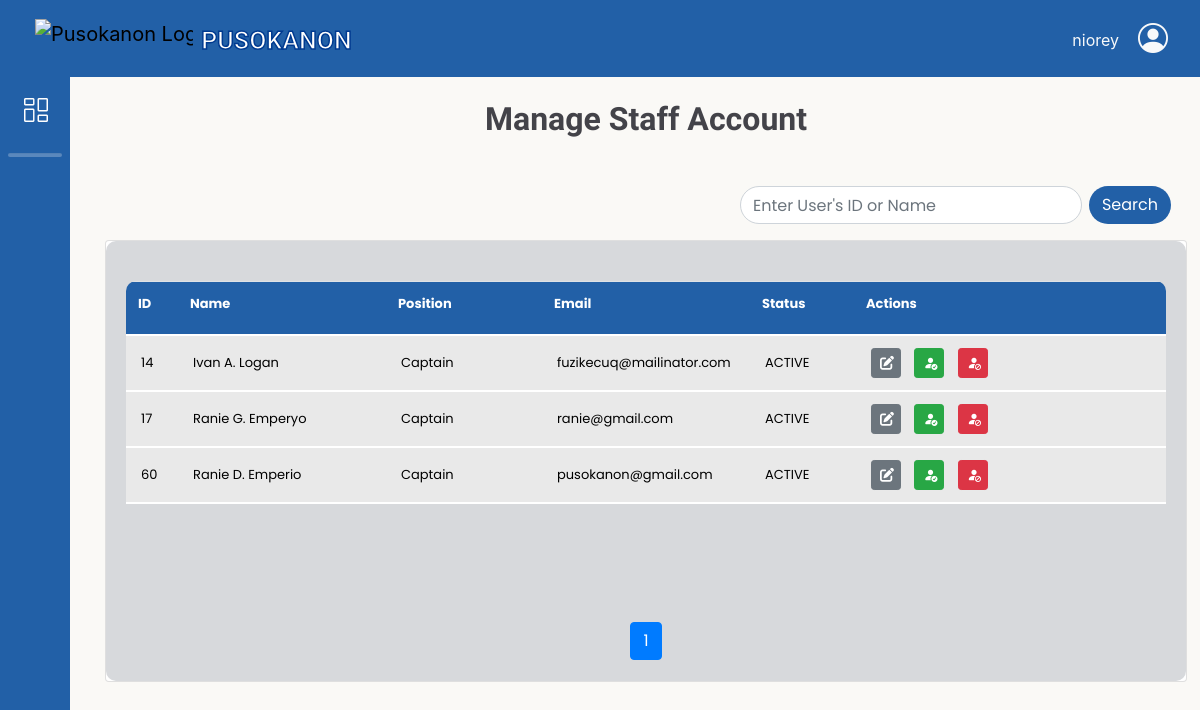
/adminbejo/manage_staff_account.php (signed in), run on an earlier commit of the app's database.
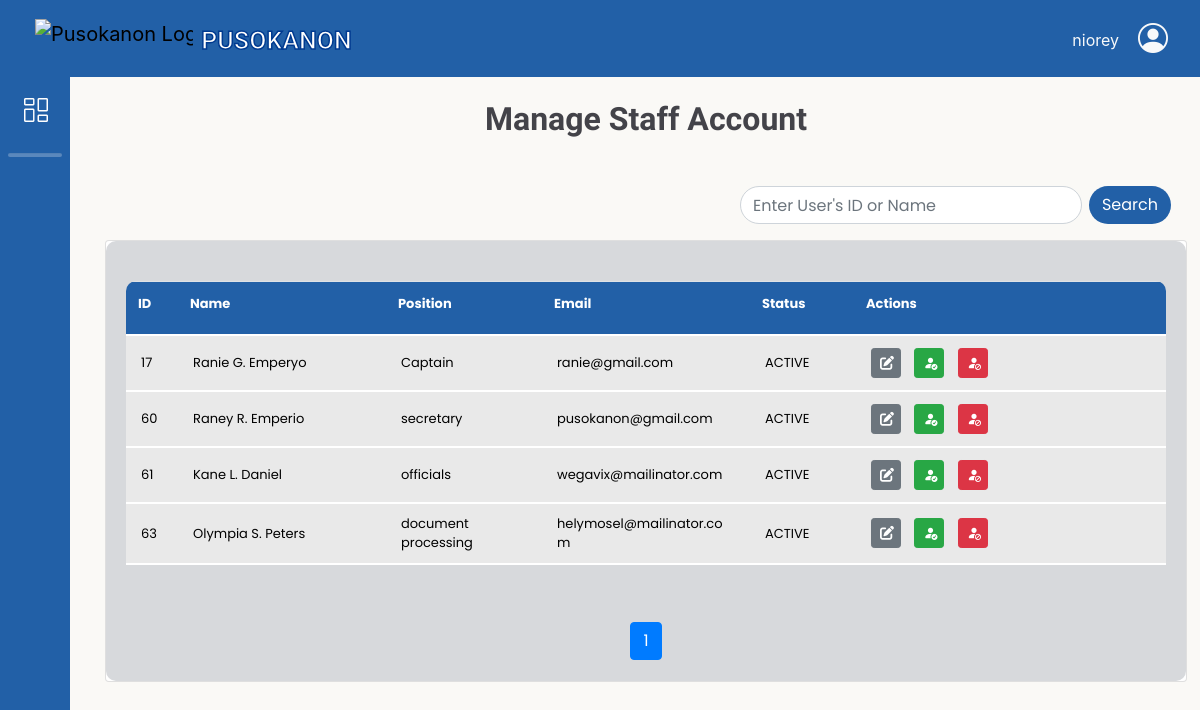
And on a later commit of the database.
### tables this page shows
CREATE TABLE `barangay_staff` (
  `staff_id` int(11) NOT NULL,
  `staff_fname` varchar(50) NOT NULL,
  `staff_lname` varchar(50) NOT NULL,
  `staff_midname` varchar(50) NOT NULL,
  `staff_suffix` varchar(20) DEFAULT NULL,
  `birth_date` date NOT NULL,
  `gender` varchar(20) NOT NULL,
  `contact_no` varchar(20) NOT NULL,
  `userRole_id` int(11) NOT NULL,
  `staff_email` varchar(100) NOT NULL,
  `user_name` varchar(100) NOT NULL,
  `staff_password` varchar(100) NOT NULL,
  `status` varchar(20) NOT NULL
);

CREATE TABLE `account_role` (
  `userRole_id` int(11) NOT NULL,
  `role_definition` varchar(50) NOT NULL
);

### db/DBconn.php (called while the page is built, shortened)
<?php
function decryptData($data){
	return openssl_decrypt($data, 'aes-256-cbc', ENCRYPTION_KEY, 0, ENCRYPTION_KEY);
}
function fetchStaffAccounts($pdo, $search = null) {
    $sql = "SELECT bs.staff_id,
            bs.staff_fname,
            bs.staff_midname,
            bs.staff_lname,
			bs.staff_suffix,
            bs.staff_email,
			bs.user_name,
			bs.birth_date,
			bs.gender,
            bs.contact_no,
            bs.userRole_id,
            ac.role_definition,
            bs.status
            FROM barangay_staff bs
            INNER JOIN account_role ac ON bs.userRole_id = ac.userRole_id
            ORDER BY bs.staff_id";
    $stmt = $pdo->prepare($sql);
    $stmt->execute();
    $results = $stmt->fetchAll(PDO::FETCH_ASSOC);
    return $results;
}

### adminbejo/manage_staff_account.php (the view, shortened to what this page needs)
<?php
    include 'headerAdmin.php';
    include '../db/DBconn.php';
    $search = isset($_GET['search']) ? $_GET['search'] : '';
    $all_staffs = fetchStaffAccounts($pdo, $search);
    $total_records = count($all_staffs);
    $page = isset($_GET['page']) ? (int)$_GET['page'] : 1;
    $limit = 5;
    $offset = ($page - 1) * $limit;
    $staffs = array_slice($all_staffs, $offset, $limit);
    $total_pages = ceil($total_records / $limit);
?>
<link rel="stylesheet" href="css/manage_staff.css">
<div class="container-fluid">
    <h1>Manage Staff Account</h1>
    <div class="mu-ds row d-flex justify-content-end mt-5 mb-3">
        <div class="col-12 col-md-9 d-flex justify-content-end align-items-center flex-wrap">
            <form id="searchForm" action="" method="GET" class="d-flex">
                <input type="text" id="searchInput" class="form-control me-2" name="search" placeholder="Enter User's ID or Name" aria-label="User's ID or Name" aria-describedby="basic-addon2" value="<?= htmlspecialchars($search) ?>">
                <div class="input-group-append">
                    <button class="btn this-button" type="submit">Search</button>
                </div>
            </form>
        </div>
    </div>
    <div class="card d-flex flex-column">
        <div class="card-body flex-grow-1 d-flex flex-column">
            <div class="table-responsive flex-grow-1">
                <table class="table mx-auto" cellspacing="0" cellpadding="0">
                    <thead style="background-color: #2260a7;">
                        <tr>
                            <th>ID</th>
                            <th>Name</th>
                            <th>Position</th>
                            <th>Email</th>
                            <th>Status</th>
                            <th>Actions</th>
                        </tr>
                    </thead>
                    <tbody class="scrollable-table-body">
                        <?php if (!empty($staffs)): ?>
                            <?php foreach ($staffs as $staff_users): ?>
                                <tr>
                                    <td><?= htmlspecialchars($staff_users['staff_id']) ;?></td>
                                    <td><?= htmlspecialchars(decryptData($staff_users['staff_fname']) . ' ' .
                                                strtoupper(substr(decryptData($staff_users['staff_midname']), 0, 1)) . '. ' .
                                                decryptData($staff_users['staff_lname'])) ;?></td>
                                    <td><?= htmlspecialchars($staff_users['role_definition']);?></td>
                                    <td><?= htmlspecialchars(decryptData($staff_users['staff_email']));?></td>
                                    <td><?= htmlspecialchars($staff_users['status']);?></td>
                                    <td>
                                        <button class="btn btn-secondary btn-sm me-2" title="Edit Account" onclick="window.location.href='edit_staffAccount.php?staff_id=<?= htmlspecialchars($staff_users['staff_id']) ?>'">
                                            <i class="fas fa-edit"></i>
                                        </button>
                                        <button class="btn btn-success btn-sm me-2" title="Activate Account" onclick="activateStaff('<?= htmlspecialchars($staff_users['staff_id']) ?>', '<?= htmlspecialchars($staff_users['status']) ?>')">
                                            <i class="bi bi-person-fill-check"></i>
                                        </button>
                                        <button class="btn btn-danger btn-sm me-2" title="Deactivate Account" onclick="deactivateStaff('<?= htmlspecialchars($staff_users['staff_id']) ?>', '<?= htmlspecialchars($staff_users['status']) ?>')">
                                            <i class="bi bi-person-fill-slash"></i>
                                        </button>
                                    </td>
                                </tr>
                            <?php endforeach; ?>
                        <?php else: ?>
                            <tr>
                                <td colspan="7" class="text-center">No staff accounts found.</td>
                            </tr>
                        <?php endif; ?>
                    </tbody>
                </table>
            </div>
            <div class="pagination-container">
                <nav aria-label="Page navigation">
                    <ul class="pagination justify-content-center">
                        <?php
                            $range = 1;
                            $start_page = max(1, $page - $range);
                            $end_page = min($total_pages, $page + $range);
                            if ($end_page - $start_page < 2) {
                                $start_page = max(1, $end_page - 2);
                                $end_page = min($total_pages, $start_page + 2);
                            }
                        ?>
                        <?php for ($i = $start_page; $i <= $end_page; $i++): ?>
                            <li class="page-item<?= ($i == $page) ? ' active' : '' ?>">
                                <a class="page-link" href="?page=<?= $i ?>&search=<?= urlencode($search) ?>"><?= $i ?></a>
                            </li>
                        <?php endfor; ?>
                    </ul>
                </nav>
            </div>
        </div>
    </div>
</div>
<?php require_once 'footerAdmin.php'; ?>

### adminbejo/headerAdmin.php (shortened to what this page needs)
<!DOCTYPE html>
<html>
<head>
    <link rel="stylesheet" href="https://cdn.jsdelivr.net/npm/bootstrap-icons@1.11.3/font/bootstrap-icons.min.css">
    <link href="https://cdn.jsdelivr.net/npm/bootstrap@5.3.3/dist/css/bootstrap.min.css" rel="stylesheet">
	<link rel="stylesheet" href="https://cdn.jsdelivr.net/npm/bootstrap@5.0.2/dist/css/bootstrap.min.css">
	<link rel="stylesheet" href="https://maxcdn.bootstrapcdn.com/bootstrap/4.5.2/css/bootstrap.min.css">
	<link rel="stylesheet" href="https://cdnjs.cloudflare.com/ajax/libs/animate.css/4.1.1/animate.min.css">
    <link rel="stylesheet" href="https://cdnjs.cloudflare.com/ajax/libs/font-awesome/5.15.1/css/all.min.css">
    <link rel="stylesheet" href="https://cdnjs.cloudflare.com/ajax/libs/font-awesome/6.5.2/css/all.min.css" />
    <link rel="stylesheet" href="https://cdn.jsdelivr.net/npm/sweetalert2@11/dist/sweetalert2.min.css">
	<link rel="stylesheet" href="css/headerADstyle.css">
</head>
<body>
    <header>
        <nav class="navbar navbar-expand-lg">
            <a class="navbar-brand" href="Dashboard.php">
                <div class="logo-holder row">
                    <div class="col px-1">
                        <img src="../PicturesNeeded/pusokLogo.png" alt="Pusokanon Logo">
                    </div>
                    <div class="col px-1 pt-1">
                        <span> PUSOKANON</span>
                    </div>
                </div>
            </a>
            <div class="dropdown ">
                <button class="nav-link text-light" id="loginDropdown" role="button" data-toggle="dropdown" aria-haspopup="true" aria-expanded="false">
                    <div class="row">
                        <div class="col px-1 mt-2 pt-1"><span class="admin-text"><?=  $_SESSION['staff_fname']?></span></div>
                        <div class="col"><i class="bi bi-person-circle"></i></div>
                    </div>
                </button>
            </div>
        </nav>
    </header>
    <div class="holder-body">
        <div class="wrapper">
            <aside id="sidebar">
                <div class="d-flex">
                    <button class="toggle-btn" type="button">
                        <i class="bi bi-columns-gap"></i>
                    </button>
                </div>
                    <hr class=" bg-white m-2">
                <ul class="sidebar-nav">
                </ul>
            </aside>

### adminbejo/footerAdmin.php (shortened to what this page needs)
</body>
</html>

### adminbejo/css/headerADstyle.css (style rules this page uses)
body { height: 100%; margin-top: 77px; background-color: #FAF9F6; }
.navbar { background-color: #2260A7 ; position: fixed; top: 0; left: 0; right: 0; z-index: 1000; justify-content: space-between; }
.navbar-brand img { height: 45px; margin-left: 30px; }
.navbar-brand span { font-size: 25px; font-weight: bold; font-family: 'Titan One', cursive; color: white; -webkit-text-stroke: 1.5px #003A90; }
.nav-link { color: #ffffff; margin-right: 0px; }
.bi-person-circle { font-size: 30px; }
a { text-decoration: none; }
li { list-style: none; }
h1 { font-weight: 600; font-size: 1rem; }
hr { height: 3px !important; border-radius: 10px; }
.holder-body { position: relative; max-height: 100%; }
.wrapper { font-family: 'Poppins', sans-serif; display: flex; max-height: 100%; }
#sidebar { width: 70px; min-width: 70px; z-index: 1000; transition: all .25s ease-in-out; background-color: #2260A7; display: flex; position: fixed; flex-direction: column; height: 92%; }
.toggle-btn { background-color: transparent; cursor: pointer; border: 0; padding: 1rem 1.5rem; }
.toggle-btn i { font-size: 1.5rem; color: #FFF; }
.sidebar-nav { padding: 1rem 0; flex: 1 1 auto; }
@media (min-width: 1200px) { #sidebar { width: 70px; min-width: 70px; z-index: 1000; transition: all .25s ease-in-out; background-color: #2260A7; display: flex; position: fixed; flex-direction: column; height: 92%; } }

### adminbejo/css/manage_staff.css (style rules this page uses)
body { display: flex; }
.container-fluid { margin-top: 23px; margin-left: 90px; padding-bottom: 47px; }
.card { display: flex; flex-direction: column; }
.card-body { padding-top: 40px; padding-bottom: 10px; background-color: #D7D9DC; height: 440px; border-radius: 10px; width: 90vw; display: flex; flex-direction: column; flex-grow: 1; }
.mu-ds { margin: 1rem; }
.col-12 { gap: 10px; padding-left: 0px; padding-right: 0px; }
.this-button { background-color: #2260a7; color: white; border-radius: 50px; }
.col-12 .form-control { border-radius: 50px; }
h1 { font-family: "Titan One", cursive; font-size: 2rem; color: #434349; display: flex; justify-content: center; }
.scrollable-table-body { overflow-y: auto; }
.table { width: 100%; table-layout: fixed; }
.table tr td { font-size: 13px; }
.table tr th { font-size: 13px; width: 20px; color: white; }
.table-responsive { position: relative; border-radius: 10px; overflow-x: auto; max-height: 400px; overflow-y: scroll; height: 400px; display: block; padding-top: 0; flex-grow: 1; }
.pagination-container { position: absolute; bottom: 5px; left: 50%; transform: translateX(-50%); width: 100%; }
.table-responsive table { border-collapse: collapse; width: 100%; }
.table-responsive tbody { max-height: 400px; overflow-y: auto; background-color: #E9E9E9; }
.table-responsive th, .table-responsive td { font-size: 16px; text-align: left; vertical-align: middle; }
.table-responsive th { border-bottom: 1px solid blue; position: sticky; top: 0; padding-bottom: 20px; color: white; }
.table-responsive td { padding: 10px 15px; border-bottom: 2px solid white; }
.table th:nth-child(1), .table td:nth-child(1) { width: 5%; }
.table th:nth-child(2), .table td:nth-child(2) { width: 20%; }
.table th:nth-child(3), .table td:nth-child(3) { width: 15%; }
.table th:nth-child(4), .table td:nth-child(4) { width: 20%; }
.table th:nth-child(5), .table td:nth-child(5) { width: 10%; }
.table th:nth-child(6), .table td:nth-child(6) { width: 30%; }
.table td button { margin: 2px; width: 30px; height: 30px; display: inline-block; }

What changed in the data, as far as the page shows it:
removed barangay_staff: staff_id "14", staff_fname+staff_midname+staff_lname "Ivan A. Logan", userRole.role_definition "Captain", staff_email "fuzikecuq@mailinator.com", status "ACTIVE"
changed barangay_staff "pusokanon@gmail.com": staff_fname+staff_midname+staff_lname "Ranie D. Emperio" → "Raney R. Emperio"; userRole.role_definition "Captain" → "secretary"
added barangay_staff: staff_id "61", staff_fname+staff_midname+staff_lname "Kane L. Daniel", userRole.role_definition "officials", staff_email "wegavix@mailinator.com", status "ACTIVE"
added barangay_staff: staff_id "63", staff_fname+staff_midname+staff_lname "Olympia S. Peters", userRole.role_definition "document processing", staff_email "helymosel@mailinator.com", status "ACTIVE"
